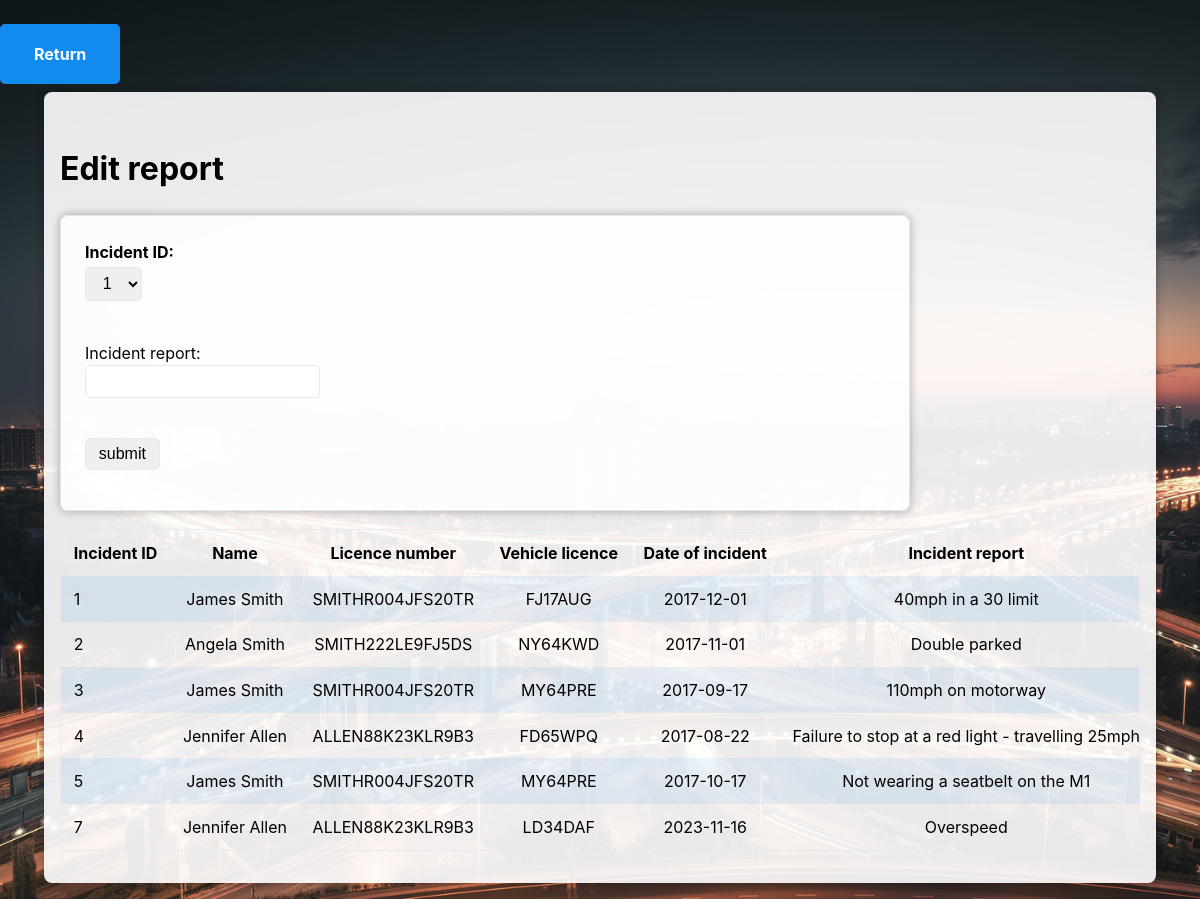
/html/coursework2/editreport.php, run on the app's committed database.
### tables this page shows
CREATE TABLE `Incident` (
  `Incident_ID` int(11) NOT NULL,
  `Vehicle_ID` int(11) DEFAULT NULL,
  `People_ID` int(11) DEFAULT NULL,
  `Incident_Date` date NOT NULL,
  `Incident_Report` varchar(500) NOT NULL,
  `Offence_ID` int(11) DEFAULT NULL
);

CREATE TABLE `People` (
  `People_ID` int(11) NOT NULL,
  `People_name` varchar(50) NOT NULL,
  `People_address` varchar(50) DEFAULT NULL,
  `People_licence` varchar(16) DEFAULT NULL
);

CREATE TABLE `Vehicle` (
  `Vehicle_ID` int(11) NOT NULL,
  `Vehicle_type` varchar(20) NOT NULL,
  `Vehicle_colour` varchar(20) NOT NULL,
  `Vehicle_licence` varchar(7) DEFAULT NULL
);

### html/coursework2/editreport.php (the view, shortened to what this page needs)
<html>
<head>
    <link rel="stylesheet" href="editreport.css">
  </head>
<body>
  <button onclick="window.location.href='searchreport.php'">Return</button>
<main>
  <h1>Edit report</h1>
  <form action="editreport.php" method="post" class="second-form">
    <label for="incident">Incident ID:</label>
    <select name="incident" required>
    <?php
        require('./config/db.inc.php');
        $incident_query="SELECT Incident_ID FROM Incident ORDER BY Incident_ID";
        $result1=mysqli_query($conn,$incident_query);
        while($row = mysqli_fetch_assoc($result1)){
        $incident_id=$row['Incident_ID'];
        echo "<option value='$incident_id'>$incident_id</option>";
        }
    ?>
    </select><br/>
    Incident report:<input type="text" name="incident_report" required/><br/>
    <input type="submit" name="submit" value="submit">
  </form>
  <?php
  require('./config/db.inc.php');
    $sql="SELECT Incident_ID,People_name,People_licence,Vehicle_licence,Incident_Date,Incident_Report FROM People,Vehicle,Incident WHERE People.People_ID=Incident.People_ID AND Vehicle.Vehicle_ID=Incident.Vehicle_ID";
    $result=mysqli_query($conn,$sql);
    $num=mysqli_num_rows($result);
    if($num<1){
        echo "cannot find the report";
        exit;
    }else{
        echo "<table class='result-table'>";
        echo "<table>";
        echo "<tr><th>Incident ID</th><th>Name</th><th>Licence number</th><th>Vehicle licence</th><th>Date of incident</th><th>Incident report</th></tr>";
        while($row = mysqli_fetch_assoc($result)){
            echo "<tr>";
            echo "<td>".$row['Incident_ID']."</td>";
            echo "<td>".$row['People_name']."</td>";
            echo "<td>".$row['People_licence']."</td>";
            echo "<td>".$row['Vehicle_licence']."</td>";
            echo "<td>".$row['Incident_Date']."</td>";
            echo "<td>".$row['Incident_Report']."</td>";
            echo "</tr>";
          }
        echo "</table>";
    }
  ?>
</main>
</body>
</html>

### html/coursework2/editreport.css (style rules this page uses)
:root { --border-radius: 5px; --box-shadow: 2px 2px 10px; --color: #118bee; --color-accent: #118bee15; --color-bg: #fff; --color-bg-secondary: #e9e9e9; --color-secondary: #920de9; --color-secondary-accent: #920de90b; --color-shadow: #f4f4f4; --color-text: #000; --color-text-secondary: #999; --font-family: -apple-system, BlinkMacSystemFont, "Segoe UI", Roboto, Oxygen-Sans, Ubuntu, Cantarell, "Helvetica Neue", sans-serif; --hover-brightness: 1.2; --justify-important: center; --justify-normal: left; --line-height: 1.5; --width-card: 285px; --width-card-medium: 460px; --width-card-wide: 800px; --width-content: 1080px; }
body { background: var(--color-bg); color: var(--color-text); font-family: var(--font-family); line-height: var(--line-height); background-image: url('./assets/bg.jpeg'); background-size: cover; background-position: center; margin: 0; overflow-x: hidden; padding: 1rem 0; }
footer, header, main { margin: 0 auto; max-width: var(--width-content); padding: 2rem 1rem; background-color: rgba(255, 255, 255, 0.9); border-radius: 8px; box-shadow: 0 0 10px rgba(0, 0, 0, 0.3); }
h1, h2, h3, h4, h5, h6 { line-height: var(--line-height); }
a b, a em, a i, a strong, button { border-radius: var(--border-radius); display: inline-block; font-size: medium; font-weight: bold; line-height: var(--line-height); margin: 0.5rem 0; padding: 1rem 2rem; }
button { font-family: var(--font-family); }
a b, a strong, button { background-color: var(--color); border: 2px solid var(--color); color: var(--color-bg); }
.second-form { border: 1px solid var(--color-bg-secondary); border-radius: var(--border-radius); box-shadow: var(--box-shadow) var(--color-shadow); display: block; max-width: var(--width-card-wide); min-width: var(--width-card); background-color: rgba(255, 255, 255, 0.871); border-radius: 8px; box-shadow: 0 0 10px rgba(0, 0, 0, 0.3); padding: 1.5rem; text-align: var(--justify-normal); }
input, label, select, textarea { display: block; font-size: inherit; max-width: var(--width-card-wide); }
input, select, textarea { border: 1px solid var(--color-bg-secondary); border-radius: var(--border-radius); margin-bottom: 1rem; padding: 0.4rem 0.8rem; }
label { font-weight: bold; margin-bottom: 0.2rem; }
table { border: 1px solid var(--color-bg-secondary); border-radius: var(--border-radius); border-spacing: 0; display: inline-block; max-width: 100%; overflow-x: auto; padding: 0; white-space: nowrap; }
table td, table th, table tr { padding: 0.8rem 0.8rem; text-align: var(--justify-important); }
table thead th:first-child, table tr td:first-child { text-align: var(--justify-normal); }
table tr:nth-child(even) { background-color: var(--color-accent); }

### data on the page
incident: Incident_ID "1", People_ID.People_name "James Smith", People_ID.People_licence "SMITHR004JFS20TR", Vehicle_ID.Vehicle_licence "FJ17AUG", Incident_Date "2017-12-01", Incident_Report "40mph in a 30 limit"
incident: Incident_ID "2", People_ID.People_name "Angela Smith", People_ID.People_licence "SMITH222LE9FJ5DS", Vehicle_ID.Vehicle_licence "NY64KWD", Incident_Date "2017-11-01", Incident_Report "Double parked"
incident: Incident_ID "3", People_ID.People_name "James Smith", People_ID.People_licence "SMITHR004JFS20TR", Vehicle_ID.Vehicle_licence "MY64PRE", Incident_Date "2017-09-17", Incident_Report "110mph on motorway"
incident: Incident_ID "4", People_ID.People_name "Jennifer Allen", People_ID.People_licence "ALLEN88K23KLR9B3", Vehicle_ID.Vehicle_licence "FD65WPQ", Incident_Date "2017-08-22", Incident_Report "Failure to stop at a red light - travelling 25mph"
incident: Incident_ID "5", People_ID.People_name "James Smith", People_ID.People_licence "SMITHR004JFS20TR", Vehicle_ID.Vehicle_licence "MY64PRE", Incident_Date "2017-10-17", Incident_Report "Not wearing a seatbelt on the M1"
incident: Incident_ID "7", People_ID.People_name "Jennifer Allen", People_ID.People_licence "ALLEN88K23KLR9B3", Vehicle_ID.Vehicle_licence "LD34DAF", Incident_Date "2023-11-16", Incident_Report "Overspeed"

### other printed values
form field incident "1"
